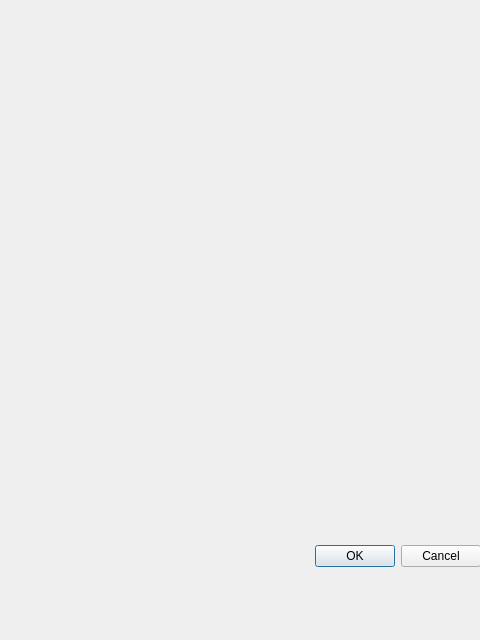
<?xml version="1.0" encoding="UTF-8"?>
<ui version="4.0">
 <class>Dialog</class>
 <widget class="QDialog" name="Dialog">
  <property name="geometry">
   <rect>
    <x>0</x>
    <y>0</y>
    <width>480</width>
    <height>640</height>
   </rect>
  </property>
  <property name="windowTitle">
   <string>Dialog</string>
  </property>
  <widget class="QDialogButtonBox" name="buttonBox">
   <property name="geometry">
    <rect>
     <x>20</x>
     <y>540</y>
     <width>461</width>
     <height>32</height>
    </rect>
   </property>
   <property name="orientation">
    <enum>Qt::Horizontal</enum>
   </property>
   <property name="standardButtons">
    <set>QDialogButtonBox::Cancel|QDialogButtonBox::Ok</set>
   </property>
  </widget>
 </widget>
 <resources/>
 <connections>
  <connection>
   <sender>buttonBox</sender>
   <signal>accepted()</signal>
   <receiver>Dialog</receiver>
   <slot>accept()</slot>
   <hints>
    <hint type="sourcelabel">
     <x>248</x>
     <y>254</y>
    </hint>
    <hint type="destinationlabel">
     <x>157</x>
     <y>274</y>
    </hint>
   </hints>
  </connection>
  <connection>
   <sender>buttonBox</sender>
   <signal>rejected()</signal>
   <receiver>Dialog</receiver>
   <slot>reject()</slot>
   <hints>
    <hint type="sourcelabel">
     <x>316</x>
     <y>260</y>
    </hint>
    <hint type="destinationlabel">
     <x>286</x>
     <y>274</y>
    </hint>
   </hints>
  </connection>
 </connections>
</ui>
